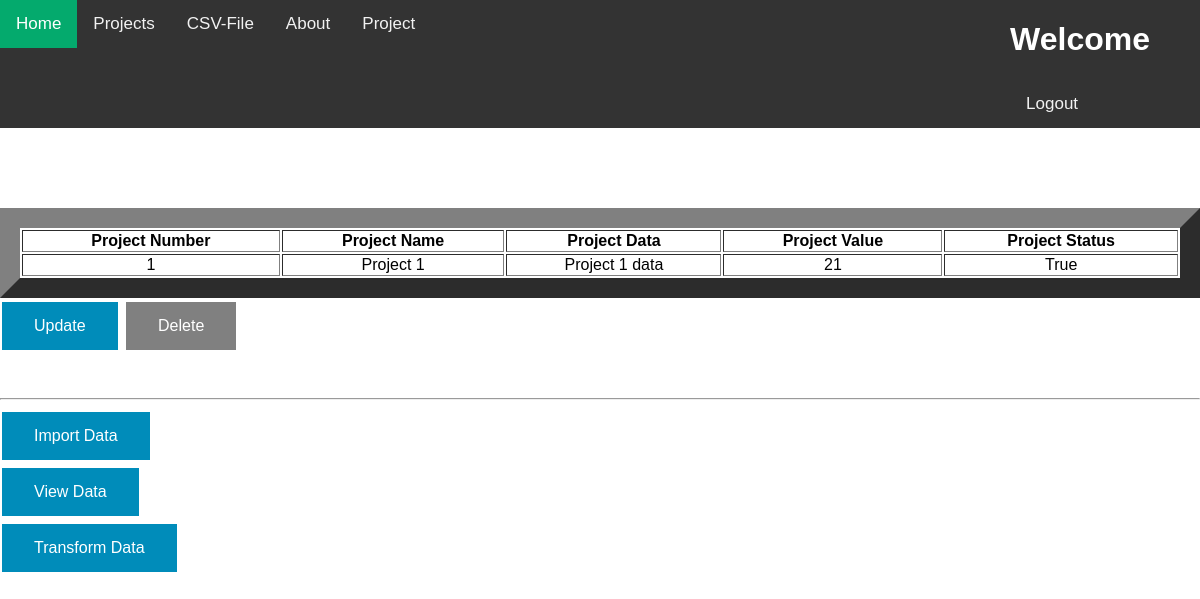
Page /detail_product/1 on the committed database.
### first/models.py (models this page shows)
class Projects(models.Model):
    name = models.CharField(max_length=250)
    data = models.TextField()
    value = models.IntegerField()
    completed = models.BooleanField(default=False)
    val1 = models.BooleanField(default = True)
    def __str__(self):
        return self.name

### first/views1.py (the view)
# urls.py: path('detail_product/<int:id>', views1.detail_product, name = 'detail_product'),
def detail_product(request, id): # detail view
    project  = Projects.objects.get(id=id)
    print(project)
    context = {"project" :project}
    return render(request, "first/app/proj2.html", context)

### first/templates/first/app/proj2.html (shortened to what this page needs)
{% extends 'base.html' %}
    {% block content %}
    <h1> This is an Details page.</h1>
    <div >
        <table style="width:100%"; border-spacing: 5px; solid black; padding = 10px border="20px" margin = '50px' >
            <tr>
                <th>Project Number</th>
                <th >Project Name</th>
                <th >Project Data</th>
                <th >Project Value </th>
                <th >Project Status</th>
            </tr>
            <tr>
                <td style="text-align:center"> {{ project.id }}    </td>
                <td style="text-align:center"> {{ project.name }}     </td>
                <td style="text-align:center"> {{project.data }}    </td>
                <td style="text-align:center"> {{ project.value }}    </td>
                <td style="text-align:center"> {{project.completed }}  </td>
            </tr>
        </table>
        <td style = "text-align: center;">
            <a href="update/{{project.id}}"><button class = "button button2">Update</button></a>
        </td>
        <td style="text-align: center;">
            <a href = "delete/{{project.id}}"><button class = "button button3">Delete</button></a>
        </td>
    </div>
    <div>
        <br><br><hr>
        <div>
            <a href = "import_data/{{project.id}}"><button class = "button button2">Import Data</button></a><br>
            <a href = "view_data/{{project.id}}"><button class = "button button2">View Data</button></a><br>
            <a href = "transform_data/{{project.id}}"><button class = "button button2">Transform Data</button></a><br>
        </div>
    </div>
    {% endblock %}

### static/css/base.css (style rules this page uses)
body { margin: 0; font-family: Arial, Helvetica, sans-serif; }
h1, h2, h3, h4 { color: white; }
.button { border: none; color: white; padding: 15px 32px; text-align: center; text-decoration: none; display: inline-block; font-size: 16px; margin: 4px 2px; cursor: pointer; }
.button2 { background-color: #008CBA; }
.button3 { background-color: grey; color: white; }

### first/templates/base.html (style rules this page uses)
body { margin: 0; font-family: Arial, Helvetica, sans-serif; }
.button { border: none; color: white; padding: 15px 32px; text-align: center; text-decoration: none; display: inline-block; font-size: 16px; margin: 4px 2px; cursor: pointer; }
.button2 { background-color: #008CBA; }
.button3 { background-color: grey; color: white; }

### rows in the picture
Projects: id "1", name "Project 1", data "Project 1 data", value "21", completed "True"
